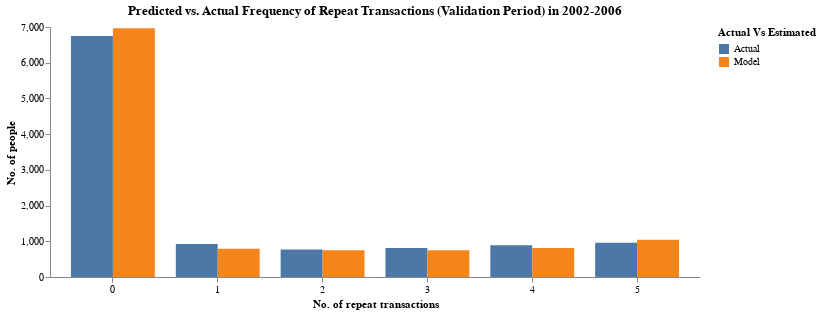

This figure's notebook cell:
### Markdown cell above
### Calibration Period Model Fit Plot

### Code cell
n_star = 5
x_star = np.arange(n_star+1)

A1 = comb(n_star,x_star)*beta_fn(alpha+x_star, beta+n_star-x_star)/B_alpha_beta * beta_fn(gamma, delta+n+n_star)/B_gamma_delta
A1 += np.where(x_star == 0, 1 - beta_fn(gamma, delta+n)/B_gamma_delta, 0)
i = np.arange(n_star).reshape(-1,1)
A2 = comb(i,x_star)*beta_fn(alpha+x_star, beta+i-x_star)/B_alpha_beta * beta_fn(gamma+1, delta+n+i)/B_gamma_delta
P_X_n_star = A1 + np.sum(A2, axis=0)

valid_repeat_count = rfm_summary_valid.collect().to_numpy()[:,2]
model_repeat_valid = pl.DataFrame({'Model': P_X_n_star * np.sum(valid_repeat_count)})

actual_model_repeat_valid = (
    rfm_summary_valid
    .group_by('P2X')
    .agg((pl.col('Count').sum()).alias('Actual'))
    .sort('P2X')
    .collect()
    .hstack(model_repeat_valid)
    .unpivot(on=['Actual', 'Model'], index='P2X', value_name='No of people', variable_name='Actual Vs Estimated')
)

(
    alt.Chart(actual_model_repeat_valid).mark_bar()
    .encode(x=alt.X('P2X:O', title='No. of repeat transactions', axis=alt.Axis(labelAngle=0)), 
         y=alt.Y('No of people:Q', title='No. of people'), 
         color='Actual Vs Estimated:N', 
         xOffset='Actual Vs Estimated')
    .properties(
        width=650,
        height=250,
        title='Predicted vs. Actual Frequency of Repeat Transactions (Validation Period) in 2002-2006'
    ).configure_view(stroke=None).configure_axisY(grid=False).configure_axisX(grid=False)   
)

### Figure 1 — Vega-Lite specification as saved in the notebook (floating-point values rounded to 4 significant figures)
{"$schema": "https://vega.github.io/schema/vega-lite/v5.20.1.json", "config": {"axisX": {"grid": false}, "axisY": {"grid": false}, "view": {"continuousHeight": 300, "continuousWidth": 300, "stroke": null}}, "data": {"name": "data-c1fd9c1e2e37e7f0c1362158332db836"}, "datasets": {"data-c1fd9c1e2e37e7f0c1362158332db836": [{"Actual Vs Estimated": "Actual", "No of people": 6746, "P2X": 0}, {"Actual Vs Estimated": "Actual", "No of people": 926, "P2X": 1}, {"Actual Vs Estimated": "Actual", "No of people": 772, "P2X": 2}, {"Actual Vs Estimated": "Actual", "No of people": 812, "P2X": 3}, {"Actual Vs Estimated": "Actual", "No of people": 886, "P2X": 4}, {"Actual Vs Estimated": "Actual", "No of people": 962, "P2X": 5}, {"Actual Vs Estimated": "Model", "No of people": 6965.0, "P2X": 0}, {"Actual Vs Estimated": "Model", "No of people": 793.9, "P2X": 1}, {"Actual Vs Estimated": "Model", "No of people": 745.7, "P2X": 2}, {"Actual Vs Estimated": "Model", "No of people": 749.5, "P2X": 3}, {"Actual Vs Estimated": "Model", "No of people": 810.3, "P2X": 4}, {"Actual Vs Estimated": "Model", "No of people": 1040.0, "P2X": 5}]}, "encoding": {"color": {"field": "Actual Vs Estimated", "type": "nominal"}, "x": {"axis": {"labelAngle": 0}, "field": "P2X", "title": "No. of repeat transactions", "type": "ordinal"}, "xOffset": {"field": "Actual Vs Estimated", "type": "nominal"}, "y": {"field": "No of people", "title": "No. of people", "type": "quantitative"}}, "height": 250, "mark": {"type": "bar"}, "title": "Predicted vs. Actual Frequency of Repeat Transactions (Validation Period) in 2002-2006", "width": 650}
